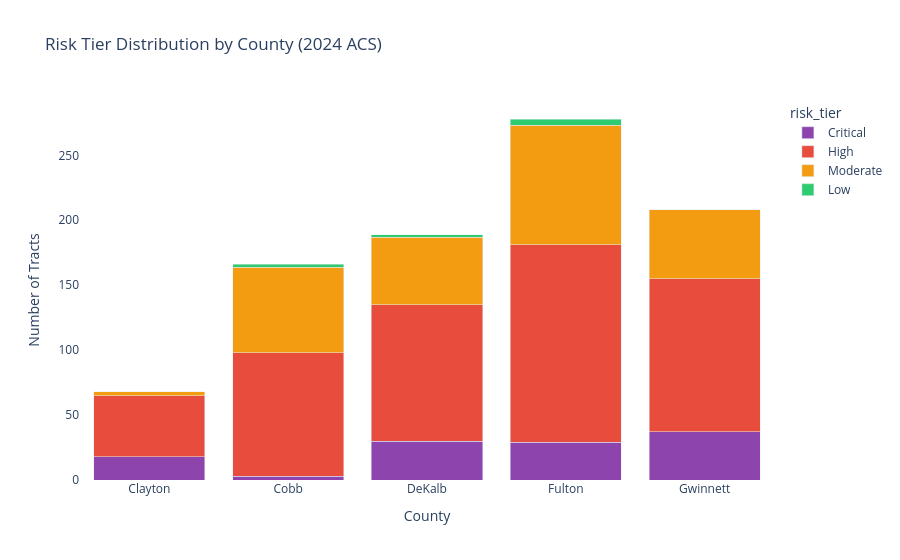

The cell this chart's notebook holds for it:
### Code cell
fig = px.bar(
    df.groupby(["county_name","risk_tier"], observed=True).size().reset_index(name="tracts"),
    x="county_name", y="tracts", color="risk_tier",
    title="Risk Tier Distribution by County (2024 ACS)",
    color_discrete_map={
        "Low":"#2ecc71","Moderate":"#f39c12",
        "High":"#e74c3c","Critical":"#8e44ad"
    },
    labels={"county_name":"County","tracts":"Number of Tracts"},
    barmode="stack"
)
fig.update_layout(plot_bgcolor="white", paper_bgcolor="white")
fig.show()

### Figure 1 — Plotly figure (JSON) as saved in the notebook; plotly's stock layout.template omitted (floating-point values rounded to 4 significant figures)
{"data": [{"hovertemplate": "risk_tier=Critical<br>County=%{x}<br>Number of Tracts=%{y}<extra></extra>", "legendgroup": "Critical", "marker": {"color": "#8e44ad", "pattern": {"shape": ""}}, "name": "Critical", "orientation": "v", "showlegend": true, "textposition": "auto", "type": "bar", "x": ["Clayton", "Cobb", "DeKalb", "Fulton", "Gwinnett"], "xaxis": "x", "y": [18, 3, 30, 29, 37], "yaxis": "y"}, {"hovertemplate": "risk_tier=High<br>County=%{x}<br>Number of Tracts=%{y}<extra></extra>", "legendgroup": "High", "marker": {"color": "#e74c3c", "pattern": {"shape": ""}}, "name": "High", "orientation": "v", "showlegend": true, "textposition": "auto", "type": "bar", "x": ["Clayton", "Cobb", "DeKalb", "Fulton", "Gwinnett"], "xaxis": "x", "y": [47, 95, 105, 152, 118], "yaxis": "y"}, {"hovertemplate": "risk_tier=Moderate<br>County=%{x}<br>Number of Tracts=%{y}<extra></extra>", "legendgroup": "Moderate", "marker": {"color": "#f39c12", "pattern": {"shape": ""}}, "name": "Moderate", "orientation": "v", "showlegend": true, "textposition": "auto", "type": "bar", "x": ["Clayton", "Cobb", "DeKalb", "Fulton", "Gwinnett"], "xaxis": "x", "y": [3, 66, 52, 92, 53], "yaxis": "y"}, {"hovertemplate": "risk_tier=Low<br>County=%{x}<br>Number of Tracts=%{y}<extra></extra>", "legendgroup": "Low", "marker": {"color": "#2ecc71", "pattern": {"shape": ""}}, "name": "Low", "orientation": "v", "showlegend": true, "textposition": "auto", "type": "bar", "x": ["Cobb", "DeKalb", "Fulton"], "xaxis": "x", "y": [2, 2, 5], "yaxis": "y"}], "layout": {"barmode": "stack", "legend": {"title": {"text": "risk_tier"}, "tracegroupgap": 0}, "paper_bgcolor": "white", "plot_bgcolor": "white", "title": {"text": "Risk Tier Distribution by County (2024 ACS)"}, "xaxis": {"anchor": "y", "domain": [0.0, 1.0], "title": {"text": "County"}}, "yaxis": {"anchor": "x", "domain": [0.0, 1.0], "title": {"text": "Number of Tracts"}}}}
